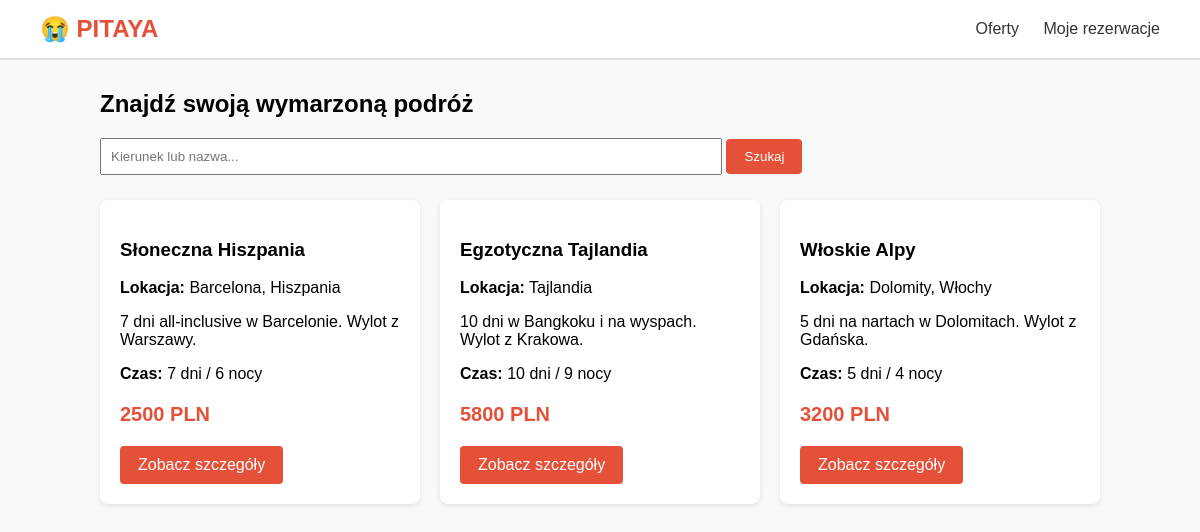
/oferty, run on the app's committed database.
### tables this page shows
CREATE TABLE Oferty (
    idOferty INTEGER PRIMARY KEY AUTOINCREMENT,
    nazwa VARCHAR(100) NOT NULL,
    opis VARCHAR(400) NOT NULL,
    lokacja VARCHAR(100) NOT NULL,
    cena DECIMAL(6,2) NOT NULL,
    iloscDni INTEGER NOT NULL,
    iloscNocy INTEGER NOT NULL
);

### controllers/oferty_controller.py (the view)
@oferty_bp.route('/')
@oferty_bp.route('/oferty')
def lista_ofert():
    kierunek = request.args.get('kierunek', '').strip()
    oferty = pobierz_wszystkie_oferty(kierunek if kierunek else None)
    return render_template('oferty/lista.html', oferty=oferty, wyszukane=kierunek)

### db.py (called while the page is built)
def get_db():
    conn = sqlite3.connect(DATABASE)
    conn.row_factory = sqlite3.Row
    return conn

### models/oferta.py (called while the page is built)
def pobierz_wszystkie_oferty(kierunek=None):
    db = get_db()
    if kierunek:
        query = "SELECT * FROM Oferty WHERE lokacja LIKE ? OR nazwa LIKE ?"
        cursor = db.execute(query, (f'%{kierunek}%', f'%{kierunek}%'))
    else:
        cursor = db.execute("SELECT * FROM Oferty")
    oferty = cursor.fetchall()
    db.close()
    return oferty

### templates/oferty/lista.html
{% extends 'base.html' %}
{% block content %}
<h2>Znajdź swoją wymarzoną podróż</h2>
<form method="GET" action="/oferty" style="margin-bottom: 25px;">
    <input type="text" name="kierunek" placeholder="Kierunek lub nazwa..." value="{{ wyszukane }}" style="padding: 9px; width: 60%;">
    <button type="submit" class="btn">Szukaj</button>
</form>
<div style="display: grid; grid-template-columns: repeat(auto-fill, minmax(280px, 1fr)); gap: 20px;">
    {% for oferta in oferty %}
    <div class="card">
        <h3>{{ oferta.nazwa }}</h3>
        <p><strong>Lokacja:</strong> {{ oferta.lokacja }}</p>
        <p>{{ oferta.opis }}</p>
        <p><strong>Czas:</strong> {{ oferta.iloscDni }} dni / {{ oferta.iloscNocy }} nocy</p>
        <p style="font-size: 20px; color: #e55039; font-weight: bold;">{{ oferta.cena }} PLN</p>
        <a href="/oferty/{{ oferta.idOferty }}" class="btn">Zobacz szczegóły</a>
    </div>
    {% endfor %}
</div>
{% endblock %}

### templates/base.html (shortened to what this page needs)
<!DOCTYPE html>
<html lang="pl">
<head>
</head>
<body>
    <header>
        <a href="/" class="logo">😭 PITAYA</a>
        <nav>
            <a href="/oferty">Oferty</a>
            <a href="/moje-rezerwacje">Moje rezerwacje</a>
        </nav>
    </header>
    <div class="container">
        {% block content %}{% endblock %}
    </div>
</body>
</html>

### templates/base.html (style rules this page uses)
body { font-family: Arial, sans-serif; margin: 0; padding: 0; background-color: #f8f9fa; }
header { background: #fff; border-bottom: 2px solid #e0e0e0; padding: 15px 40px; display: flex; justify-content: space-between; align-items: center; }
.logo { font-size: 24px; font-weight: bold; color: #e55039; text-decoration: none; }
nav a { margin-left: 20px; color: #333; text-decoration: none; font-weight: 500; }
.container { max-width: 1000px; margin: 30px auto; padding: 0 20px; }
.card { background: white; padding: 20px; border-radius: 8px; box-shadow: 0 2px 5px rgba(0,0,0,0.1); margin-bottom: 20px; }
.btn { background-color: #e55039; color: white; padding: 10px 18px; border: none; border-radius: 4px; cursor: pointer; text-decoration: none; display: inline-block; }

### data on the page
Oferty: nazwa "Słoneczna Hiszpania", lokacja "Barcelona, Hiszpania", opis "7 dni all-inclusive w Barcelonie. Wylot z Warszawy.", iloscDni "7", iloscNocy "6", cena "2500"
Oferty: nazwa "Egzotyczna Tajlandia", lokacja "Tajlandia", opis "10 dni w Bangkoku i na wyspach. Wylot z Krakowa.", iloscDni "10", iloscNocy "9", cena "5800"
Oferty: nazwa "Włoskie Alpy", lokacja "Dolomity, Włochy", opis "5 dni na nartach w Dolomitach. Wylot z Gdańska.", iloscDni "5", iloscNocy "4", cena "3200"
